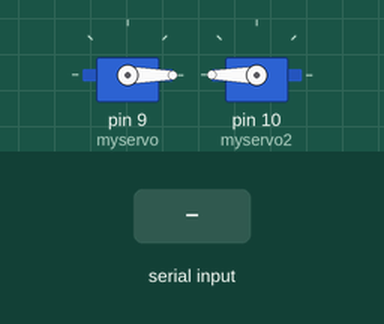
This sketch was run on a simulated Arduino Uno, built with avr-gcc and run on an emulated ATmega328P. Shown: 2 × servo. The test bench sets the inputs (shaded band). What the sketch prints to the serial monitor is not drawn.

Above: at 1.2 s.
1.3 s: "b" received over the second serial link
At 1.76 s:
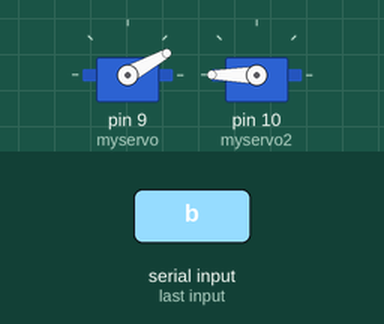
At 3.0 s:
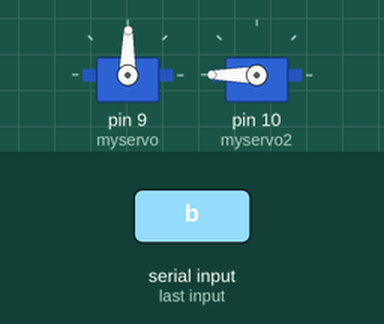
4.3 s: "c" received over the second serial link
At 8.2 s:
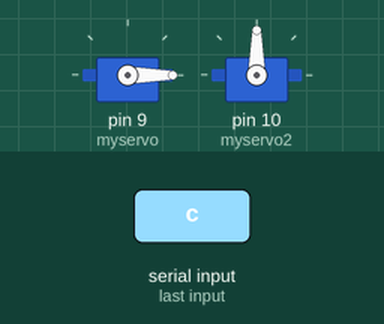
Timing chart, 0 to 14.9 s (numbered marks = the images above; inputs shaded):
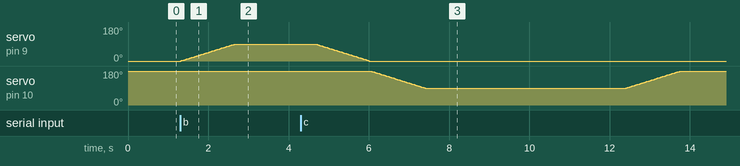

Measured:
- after the input at 1.3 s, servo on pin 9 (myservo): moves from 0° to 89° over 1.3 s, starting at once

The sketch:

serial_servo.ino
```cpp
// 날씨 API에 의해 완성된 신호가 라즈베리에서 넘어옴. -> 이제 블루투스로 받아 우산이나 마스크함 작동


#include <Servo.h> //서보 라이브러리를 불러옵니다.
#include <SoftwareSerial.h>

Servo myservo;  // 서보를 제어할 서보 오브젝트를 만듭니다.
Servo myservo2;  // 서보를 제어할 서보 오브젝트를 만듭니다.
SoftwareSerial mySerial(2,3); //블루투스의 Tx, Rx핀을 2번 3번핀으로 설


void setup() {

Serial.begin(9600);
myservo.attach(9);  // 핀 9의 서보를 서보 오브젝트에 연결합니다.
myservo2.attach(10);  // 핀 9의 서보를 서보 오브젝트에 연결합니다.
Serial.println("Hello");

mySerial.begin(9600);

}

int pos = 0;     // 서보 위치를 저장할 변수를 선언합니다.
char key;
int endangle = 90;
int endangle2 = 90;

void loop() {

  myservo.write(0);
  myservo2.write(180);

  if( mySerial.available() ){
    key = mySerial.read();
    if( key == 'b'){
      for(pos = 0; pos < endangle; pos += 1)
      {                                  // 이동할때 각도는 1도씩 이동합니다.
        myservo.write(pos);              // 'pos'변수의 위치로 서보를 이동시킵니다.
        delay(15);
      }

      delay(2000);

      for(pos = endangle; pos>=0; pos-=1)
      {
        myservo.write(pos);              // 서보를 반대방향으로 이동합니다.
        delay(15);
      }
    }


    else if( key == 'c'){
      for(pos = 180; pos >= endangle2; pos -= 1)
      {                                  // 이동할때 각도는 1도씩 이동합니다.
        myservo2.write(pos);              // 'pos'변수의 위치로 서보를 이동시킵니다.
        delay(15);
      }

      delay(5000);

      for(pos = endangle2; pos<=180; pos+=1)
      {
        myservo2.write(pos);              // 서보를 반대방향으로 이동합니다.
        delay(15);
      }
    }

  }
}


//출처: https://studymake.tistory.com/77?category=645699 [스터디메이크]
```
